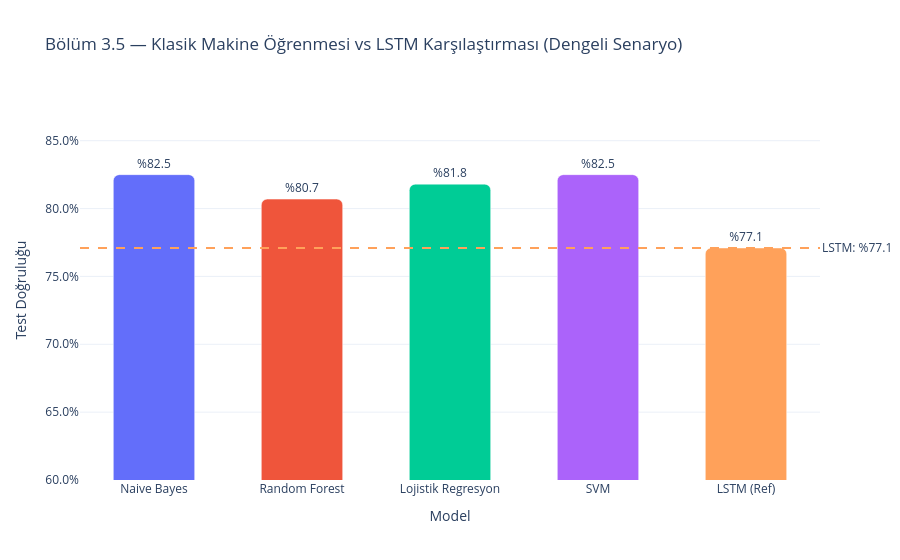

This figure's notebook cell:
### Code cell
# Bölüm 3.5 — Klasik ML vs LSTM Karşılaştırmalı Grafik (güncel değerler)
models = ["Naive Bayes", "Random Forest", "Lojistik Regresyon", "SVM", "LSTM (Ref)"]
accuracies = [0.825, 0.807, 0.818, 0.825, 0.771]
colors_bar = ["#636EFA", "#EF553B", "#00CC96", "#AB63FA", "#FFA15A"]

fig = go.Figure(go.Bar(
    x=models, y=accuracies,
    marker_color=colors_bar,
    text=[f"%{round(a*100,1)}" for a in accuracies],
    textposition="outside",
    width=0.55,
))
fig.update_layout(
    title="Bölüm 3.5 — Klasik Makine Öğrenmesi vs LSTM Karşılaştırması (Dengeli Senaryo)",
    xaxis_title="Model", yaxis_title="Test Doğruluğu",
    yaxis=dict(range=[0.6, 0.88], tickformat=".1%"),
    template="plotly_white",
    showlegend=False,
    barcornerradius=6,
)
# LSTM çizgisi
fig.add_hline(
    y=0.771, line_dash="dash", line_color="#FFA15A",
    annotation_text="LSTM: %77.1", annotation_position="right"
)
fig.show()

### Figure 1 — Plotly figure (JSON) as saved in the notebook; plotly's stock layout.template omitted (floating-point values rounded to 4 significant figures)
{"data": [{"marker": {"color": ["#636EFA", "#EF553B", "#00CC96", "#AB63FA", "#FFA15A"]}, "text": ["%82.5", "%80.7", "%81.8", "%82.5", "%77.1"], "textposition": "outside", "type": "bar", "width": 0.55, "x": ["Naive Bayes", "Random Forest", "Lojistik Regresyon", "SVM", "LSTM (Ref)"], "y": [0.825, 0.807, 0.818, 0.825, 0.771]}], "layout": {"annotations": [{"showarrow": false, "text": "LSTM: %77.1", "x": 1, "xanchor": "left", "xref": "x domain", "y": 0.771, "yanchor": "middle", "yref": "y"}], "barcornerradius": 6, "shapes": [{"line": {"color": "#FFA15A", "dash": "dash"}, "type": "line", "x0": 0, "x1": 1, "xref": "x domain", "y0": 0.771, "y1": 0.771, "yref": "y"}], "showlegend": false, "title": {"text": "Bölüm 3.5 — Klasik Makine Öğrenmesi vs LSTM Karşılaştırması (Dengeli Senaryo)"}, "xaxis": {"title": {"text": "Model"}}, "yaxis": {"range": [0.6, 0.88], "tickformat": ".1%", "title": {"text": "Test Doğruluğu"}}}}
